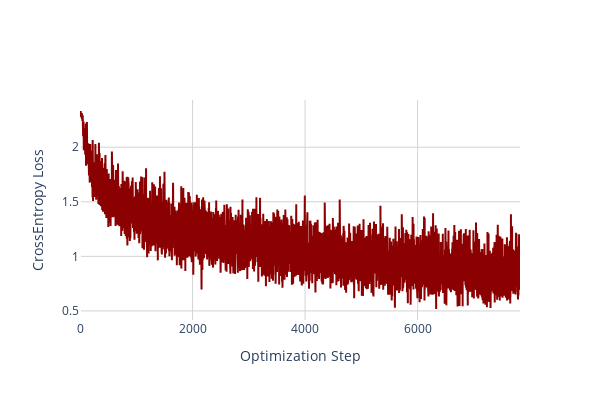

Notebook source saved alongside this figure:
### Markdown cell above
For three layers we get the following accuracies:

Epoch 1/10, Loss: 1.5809, Accuracy: 0.4778
Epoch 2/10, Loss: 1.1792, Accuracy: 0.5128
Epoch 3/10, Loss: 0.9798, Accuracy: 0.5593
Epoch 4/10, Loss: 1.1889, Accuracy: 0.5728
Epoch 5/10, Loss: 1.4932, Accuracy: 0.5862
Epoch 6/10, Loss: 0.8826, Accuracy: 0.5967
Epoch 7/10, Loss: 0.8351, Accuracy: 0.6075
Epoch 8/10, Loss: 1.3136, Accuracy: 0.6241
Epoch 9/10, Loss: 1.2181, Accuracy: 0.6328
Epoch 10/10, Loss: 0.6489, Accuracy: 0.6302

### Code cell
fig = go.Figure()
fig.add_trace(go.Scatter(y=train_losses, mode='lines', name='', line=dict(color='darkred', width=2)))
fig.update_layout({'plot_bgcolor': 'rgba(255, 255, 255, 1)',})
fig.update_layout(
    xaxis=dict(showgrid=True, gridwidth=1, gridcolor='LightGray'),
    yaxis=dict(showgrid=True, gridwidth=1, gridcolor='LightGray'),
)
fig.update_xaxes(title_text='Optimization Step')
fig.update_yaxes(title_text='CrossEntropy Loss')
fig.update_layout(width=600, height=400, autosize=False)
fig.show()

### Figure 1 — Plotly figure (JSON) as saved in the notebook; plotly's stock layout.template omitted (floating-point values rounded to 4 significant figures; data arrays with more than 128 entries replaced by an {"elided": "..."} marker saying what was removed)
{"data": [{"line": {"color": "darkred", "width": 2}, "mode": "lines", "name": "", "type": "scatter", "y": {"elided": "7820 float values"}}], "layout": {"autosize": false, "height": 400, "plot_bgcolor": "rgba(255, 255, 255, 1)", "width": 600, "xaxis": {"gridcolor": "LightGray", "gridwidth": 1, "showgrid": true, "title": {"text": "Optimization Step"}}, "yaxis": {"gridcolor": "LightGray", "gridwidth": 1, "showgrid": true, "title": {"text": "CrossEntropy Loss"}}}}
